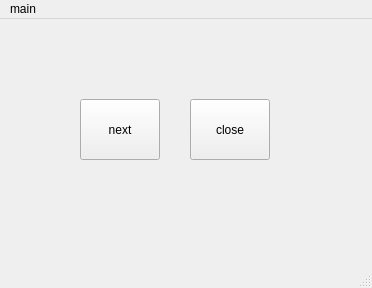
<?xml version="1.0" encoding="UTF-8"?>
<ui version="4.0">
 <class>MainWindow</class>
 <widget class="QMainWindow" name="MainWindow">
  <property name="geometry">
   <rect>
    <x>0</x>
    <y>0</y>
    <width>372</width>
    <height>288</height>
   </rect>
  </property>
  <property name="windowTitle">
   <string>MainWindow</string>
  </property>
  <widget class="QWidget" name="centralwidget">
   <widget class="QPushButton" name="pushButton">
    <property name="geometry">
     <rect>
      <x>80</x>
      <y>80</y>
      <width>80</width>
      <height>61</height>
     </rect>
    </property>
    <property name="text">
     <string>next</string>
    </property>
   </widget>
   <widget class="QPushButton" name="pushButton_2">
    <property name="geometry">
     <rect>
      <x>190</x>
      <y>80</y>
      <width>80</width>
      <height>61</height>
     </rect>
    </property>
    <property name="text">
     <string>close</string>
    </property>
   </widget>
  </widget>
  <widget class="QMenuBar" name="menubar">
   <property name="geometry">
    <rect>
     <x>0</x>
     <y>0</y>
     <width>372</width>
     <height>17</height>
    </rect>
   </property>
   <widget class="QMenu" name="menumain">
    <property name="title">
     <string>main</string>
    </property>
   </widget>
   <addaction name="menumain"/>
  </widget>
  <widget class="QStatusBar" name="statusbar"/>
 </widget>
 <resources/>
 <connections/>
</ui>
